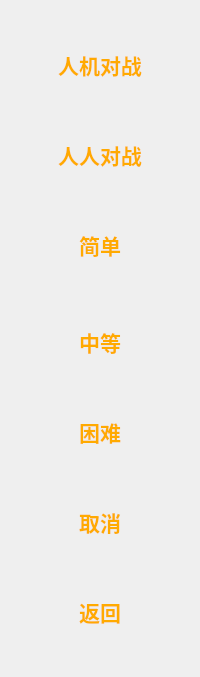
    <widget class="QWidget" name="selectWidget" native="true">
     <layout class="QGridLayout" name="gridLayout_2">
      <property name="margin">
       <number>0</number>
      </property>
      <property name="spacing">
       <number>0</number>
      </property>
      <item row="1" column="0">
       <spacer name="verticalSpacer_6">
        <property name="orientation">
         <enum>Qt::Vertical</enum>
        </property>
        <property name="sizeHint" stdset="0">
         <size>
          <width>20</width>
          <height>40</height>
         </size>
        </property>
       </spacer>
      </item>
      <item row="14" column="0">
       <spacer name="verticalSpacer_10">
        <property name="orientation">
         <enum>Qt::Vertical</enum>
        </property>
        <property name="sizeHint" stdset="0">
         <size>
          <width>20</width>
          <height>40</height>
         </size>
        </property>
       </spacer>
      </item>
      <item row="10" column="0">
       <widget class="QWidget" name="modeWidget" native="true">
        <property name="maximumSize">
         <size>
          <width>150</width>
          <height>16777215</height>
         </size>
        </property>
        <layout class="QGridLayout" name="gridLayout_4">
         <property name="margin">
          <number>0</number>
         </property>
         <property name="spacing">
          <number>0</number>
         </property>
         <item row="1" column="0">
          <spacer name="verticalSpacer_12">
           <property name="orientation">
            <enum>Qt::Vertical</enum>
           </property>
           <property name="sizeHint" stdset="0">
            <size>
             <width>20</width>
             <height>47</height>
            </size>
           </property>
          </spacer>
         </item>
         <item row="3" column="0">
          <spacer name="verticalSpacer_8">
           <property name="orientation">
            <enum>Qt::Vertical</enum>
           </property>
           <property name="sizeHint" stdset="0">
            <size>
             <width>20</width>
             <height>40</height>
            </size>
           </property>
          </spacer>
         </item>
         <item row="5" column="0">
          <spacer name="verticalSpacer_13">
           <property name="orientation">
            <enum>Qt::Vertical</enum>
           </property>
           <property name="sizeHint" stdset="0">
            <size>
             <width>20</width>
             <height>40</height>
            </size>
           </property>
          </spacer>
         </item>
         <item row="0" column="0">
          <widget class="QToolButton" name="easyToolButton">
           <property name="sizePolicy">
            <sizepolicy hsizetype="Expanding" vsizetype="Expanding">
             <horstretch>0</horstretch>
             <verstretch>0</verstretch>
            </sizepolicy>
           </property>
           <property name="minimumSize">
            <size>
             <width>100</width>
             <height>50</height>
            </size>
           </property>
           <property name="maximumSize">
            <size>
             <width>150</width>
             <height>80</height>
            </size>
           </property>
           <property name="palette">
            <palette>
             <active>
              <colorrole role="Button">
               <brush brushstyle="SolidPattern">
                <color alpha="0">
                 <red>236</red>
                 <green>233</green>
                 <blue>216</blue>
                </color>
               </brush>
              </colorrole>
              <colorrole role="ButtonText">
               <brush brushstyle="SolidPattern">
                <color alpha="255">
                 <red>255</red>
                 <green>170</green>
                 <blue>0</blue>
                </color>
               </brush>
              </colorrole>
             </active>
             <inactive>
              <colorrole role="Button">
               <brush brushstyle="SolidPattern">
                <color alpha="0">
                 <red>236</red>
                 <green>233</green>
                 <blue>216</blue>
                </color>
               </brush>
              </colorrole>
              <colorrole role="ButtonText">
               <brush brushstyle="SolidPattern">
                <color alpha="255">
                 <red>255</red>
                 <green>170</green>
                 <blue>0</blue>
                </color>
               </brush>
              </colorrole>
             </inactive>
             <disabled>
              <colorrole role="Button">
               <brush brushstyle="SolidPattern">
                <color alpha="0">
                 <red>236</red>
                 <green>233</green>
                 <blue>216</blue>
                </color>
               </brush>
              </colorrole>
              <colorrole role="ButtonText">
               <brush brushstyle="SolidPattern">
                <color alpha="255">
                 <red>118</red>
                 <green>116</green>
                 <blue>108</blue>
                </color>
               </brush>
              </colorrole>
             </disabled>
            </palette>
           </property>
           <property name="font">
            <font>
             <family>楷体_GB2312</family>
             <pointsize>16</pointsize>
             <weight>75</weight>
             <bold>true</bold>
            </font>
           </property>
           <property name="focusPolicy">
            <enum>Qt::NoFocus</enum>
           </property>
           <property name="styleSheet">
            <string notr="true">background-color: rgba(255, 255, 255, 0);</string>
           </property>
           <property name="text">
            <string>简单</string>
           </property>
           <property name="autoRaise">
            <bool>true</bool>
           </property>
          </widget>
         </item>
         <item row="2" column="0">
          <widget class="QToolButton" name="normalToolButton">
           <property name="sizePolicy">
            <sizepolicy hsizetype="Expanding" vsizetype="Expanding">
             <horstretch>0</horstretch>
             <verstretch>0</verstretch>
            </sizepolicy>
           </property>
           <property name="minimumSize">
            <size>
             <width>100</width>
             <height>50</height>
            </size>
           </property>
           <property name="maximumSize">
            <size>
             <width>150</width>
             <height>80</height>
            </size>
           </property>
           <property name="palette">
            <palette>
             <active>
              <colorrole role="Button">
               <brush brushstyle="SolidPattern">
                <color alpha="0">
                 <red>236</red>
                 <green>233</green>
                 <blue>216</blue>
                </color>
               </brush>
              </colorrole>
              <colorrole role="ButtonText">
               <brush brushstyle="SolidPattern">
                <color alpha="255">
                 <red>255</red>
                 <green>170</green>
                 <blue>0</blue>
                </color>
               </brush>
              </colorrole>
             </active>
             <inactive>
              <colorrole role="Button">
               <brush brushstyle="SolidPattern">
                <color alpha="0">
                 <red>236</red>
                 <green>233</green>
                 <blue>216</blue>
                </color>
               </brush>
              </colorrole>
              <colorrole role="ButtonText">
               <brush brushstyle="SolidPattern">
                <color alpha="255">
                 <red>255</red>
                 <green>170</green>
                 <blue>0</blue>
                </color>
               </brush>
              </colorrole>
             </inactive>
             <disabled>
              <colorrole role="Button">
               <brush brushstyle="SolidPattern">
                <color alpha="0">
                 <red>236</red>
                 <green>233</green>
                 <blue>216</blue>
                </color>
               </brush>
              </colorrole>
              <colorrole role="ButtonText">
               <brush brushstyle="SolidPattern">
                <color alpha="255">
                 <red>118</red>
                 <green>116</green>
                 <blue>108</blue>
                </color>
               </brush>
              </colorrole>
             </disabled>
            </palette>
           </property>
           <property name="font">
            <font>
             <family>楷体_GB2312</family>
             <pointsize>16</pointsize>
             <weight>75</weight>
             <bold>true</bold>
            </font>
           </property>
           <property name="focusPolicy">
            <enum>Qt::NoFocus</enum>
           </property>
           <property name="styleSheet">
            <string notr="true">background-color: rgba(255, 255, 255, 0);</string>
           </property>
           <property name="text">
            <string>中等</string>
           </property>
           <property name="autoRaise">
            <bool>true</bool>
           </property>
          </widget>
         </item>
         <item row="4" column="0">
          <widget class="QToolButton" name="hardToolButton">
           <property name="sizePolicy">
            <sizepolicy hsizetype="Expanding" vsizetype="Expanding">
             <horstretch>0</horstretch>
             <verstretch>0</verstretch>
            </sizepolicy>
           </property>
           <property name="minimumSize">
            <size>
             <width>100</width>
             <height>50</height>
            </size>
           </property>
           <property name="maximumSize">
            <size>
             <width>150</width>
             <height>80</height>
            </size>
           </property>
           <property name="palette">
            <palette>
             <active>
              <colorrole role="Button">
               <brush brushstyle="SolidPattern">
                <color alpha="0">
                 <red>236</red>
                 <green>233</green>
                 <blue>216</blue>
                </color>
               </brush>
              </colorrole>
              <colorrole role="ButtonText">
               <brush brushstyle="SolidPattern">
                <color alpha="255">
                 <red>255</red>
                 <green>170</green>
                 <blue>0</blue>
                </color>
               </brush>
              </colorrole>
             </active>
             <inactive>
              <colorrole role="Button">
               <brush brushstyle="SolidPattern">
                <color alpha="0">
                 <red>236</red>
                 <green>233</green>
                 <blue>216</blue>
                </color>
               </brush>
              </colorrole>
              <colorrole role="ButtonText">
               <brush brushstyle="SolidPattern">
                <color alpha="255">
                 <red>255</red>
                 <green>170</green>
                 <blue>0</blue>
                </color>
               </brush>
              </colorrole>
             </inactive>
             <disabled>
              <colorrole role="Button">
               <brush brushstyle="SolidPattern">
                <color alpha="0">
                 <red>236</red>
                 <green>233</green>
                 <blue>216</blue>
                </color>
               </brush>
              </colorrole>
              <colorrole role="ButtonText">
               <brush brushstyle="SolidPattern">
                <color alpha="255">
                 <red>118</red>
                 <green>116</green>
                 <blue>108</blue>
                </color>
               </brush>
              </colorrole>
             </disabled>
            </palette>
           </property>
           <property name="font">
            <font>
             <family>楷体_GB2312</family>
             <pointsize>16</pointsize>
             <weight>75</weight>
             <bold>true</bold>
            </font>
           </property>
           <property name="focusPolicy">
            <enum>Qt::NoFocus</enum>
           </property>
           <property name="styleSheet">
            <string notr="true">background-color: rgba(255, 255, 255, 0);</string>
           </property>
           <property name="text">
            <string>困难</string>
           </property>
           <property name="autoRaise">
            <bool>true</bool>
           </property>
          </widget>
         </item>
         <item row="6" column="0">
          <widget class="QToolButton" name="cancelToolButton">
           <property name="sizePolicy">
            <sizepolicy hsizetype="Expanding" vsizetype="Expanding">
             <horstretch>0</horstretch>
             <verstretch>0</verstretch>
            </sizepolicy>
           </property>
           <property name="minimumSize">
            <size>
             <width>100</width>
             <height>50</height>
            </size>
           </property>
           <property name="maximumSize">
            <size>
             <width>150</width>
             <height>80</height>
            </size>
           </property>
           <property name="palette">
            <palette>
             <active>
              <colorrole role="Button">
               <brush brushstyle="SolidPattern">
                <color alpha="0">
                 <red>236</red>
                 <green>233</green>
                 <blue>216</blue>
                </color>
               </brush>
              </colorrole>
              <colorrole role="ButtonText">
               <brush brushstyle="SolidPattern">
                <color alpha="255">
                 <red>255</red>
                 <green>170</green>
                 <blue>0</blue>
                </color>
               </brush>
              </colorrole>
             </active>
             <inactive>
              <colorrole role="Button">
               <brush brushstyle="SolidPattern">
                <color alpha="0">
                 <red>236</red>
                 <green>233</green>
                 <blue>216</blue>
                </color>
               </brush>
              </colorrole>
              <colorrole role="ButtonText">
               <brush brushstyle="SolidPattern">
                <color alpha="255">
                 <red>255</red>
                 <green>170</green>
                 <blue>0</blue>
                </color>
               </brush>
              </colorrole>
             </inactive>
             <disabled>
              <colorrole role="Button">
               <brush brushstyle="SolidPattern">
                <color alpha="0">
                 <red>236</red>
                 <green>233</green>
                 <blue>216</blue>
                </color>
               </brush>
              </colorrole>
              <colorrole role="ButtonText">
               <brush brushstyle="SolidPattern">
                <color alpha="255">
                 <red>118</red>
                 <green>116</green>
                 <blue>108</blue>
                </color>
               </brush>
              </colorrole>
             </disabled>
            </palette>
           </property>
           <property name="font">
            <font>
             <family>楷体_GB2312</family>
             <pointsize>16</pointsize>
             <weight>75</weight>
             <bold>true</bold>
            </font>
           </property>
           <property name="focusPolicy">
            <enum>Qt::NoFocus</enum>
           </property>
           <property name="styleSheet">
            <string notr="true">background-color: rgba(255, 255, 255, 0);</string>
           </property>
           <property name="text">
            <string>取消</string>
           </property>
           <property name="autoRaise">
            <bool>true</bool>
           </property>
          </widget>
         </item>
        </layout>
       </widget>
      </item>
      <item row="9" column="0">
       <spacer name="verticalSpacer_7">
        <property name="orientation">
         <enum>Qt::Vertical</enum>
        </property>
        <property name="sizeHint" stdset="0">
         <size>
          <width>20</width>
          <height>40</height>
         </size>
        </property>
       </spacer>
      </item>
      <item row="6" column="0">
       <spacer name="verticalSpacer_9">
        <property name="orientation">
         <enum>Qt::Vertical</enum>
        </property>
        <property name="sizeHint" stdset="0">
         <size>
          <width>20</width>
          <height>40</height>
         </size>
        </property>
       </spacer>
      </item>
      <item row="11" column="0">
       <spacer name="verticalSpacer_11">
        <property name="orientation">
         <enum>Qt::Vertical</enum>
        </property>
        <property name="sizeHint" stdset="0">
         <size>
          <width>20</width>
          <height>40</height>
         </size>
        </property>
       </spacer>
      </item>
      <item row="2" column="0">
       <widget class="QToolButton" name="pvcToolButton">
        <property name="sizePolicy">
         <sizepolicy hsizetype="Expanding" vsizetype="Expanding">
          <horstretch>0</horstretch>
          <verstretch>0</verstretch>
         </sizepolicy>
        </property>
        <property name="minimumSize">
         <size>
          <width>100</width>
          <height>50</height>
         </size>
        </property>
        <property name="maximumSize">
         <size>
          <width>150</width>
          <height>80</height>
         </size>
        </property>
        <property name="palette">
         <palette>
          <active>
           <colorrole role="Button">
            <brush brushstyle="SolidPattern">
             <color alpha="0">
              <red>255</red>
              <green>255</green>
              <blue>255</blue>
             </color>
            </brush>
           </colorrole>
           <colorrole role="ButtonText">
            <brush brushstyle="SolidPattern">
             <color alpha="255">
              <red>255</red>
              <green>170</green>
              <blue>0</blue>
             </color>
            </brush>
           </colorrole>
           <colorrole role="Base">
            <brush brushstyle="SolidPattern">
             <color alpha="0">
              <red>255</red>
              <green>255</green>
              <blue>255</blue>
             </color>
            </brush>
           </colorrole>
           <colorrole role="Window">
            <brush brushstyle="SolidPattern">
             <color alpha="0">
              <red>255</red>
              <green>255</green>
              <blue>255</blue>
             </color>
            </brush>
           </colorrole>
          </active>
          <inactive>
           <colorrole role="Button">
            <brush brushstyle="SolidPattern">
             <color alpha="0">
              <red>255</red>
              <green>255</green>
              <blue>255</blue>
             </color>
            </brush>
           </colorrole>
           <colorrole role="ButtonText">
            <brush brushstyle="SolidPattern">
             <color alpha="255">
              <red>255</red>
              <green>170</green>
              <blue>0</blue>
             </color>
            </brush>
           </colorrole>
           <colorrole role="Base">
            <brush brushstyle="SolidPattern">
             <color alpha="0">
              <red>255</red>
              <green>255</green>
              <blue>255</blue>
             </color>
            </brush>
           </colorrole>
           <colorrole role="Window">
            <brush brushstyle="SolidPattern">
             <color alpha="0">
              <red>255</red>
              <green>255</green>
              <blue>255</blue>
             </color>
            </brush>
           </colorrole>
          </inactive>
          <disabled>
           <colorrole role="Button">
            <brush brushstyle="SolidPattern">
             <color alpha="0">
              <red>255</red>
              <green>255</green>
              <blue>255</blue>
             </color>
            </brush>
           </colorrole>
           <colorrole role="ButtonText">
            <brush brushstyle="SolidPattern">
             <color alpha="255">
              <red>118</red>
              <green>116</green>
              <blue>108</blue>
             </color>
            </brush>
           </colorrole>
           <colorrole role="Base">
            <brush brushstyle="SolidPattern">
             <color alpha="0">
              <red>255</red>
              <green>255</green>
              <blue>255</blue>
             </color>
            </brush>
           </colorrole>
           <colorrole role="Window">
            <brush brushstyle="SolidPattern">
             <color alpha="0">
              <red>255</red>
              <green>255</green>
              <blue>255</blue>
             </color>
            </brush>
           </colorrole>
          </disabled>
         </palette>
        </property>
        <property name="font">
         <font>
          <family>楷体_GB2312</family>
          <pointsize>16</pointsize>
          <weight>75</weight>
          <bold>true</bold>
         </font>
        </property>
        <property name="focusPolicy">
         <enum>Qt::NoFocus</enum>
        </property>
        <property name="styleSheet">
         <string notr="true">background-color: rgba(255, 255, 255, 0);</string>
        </property>
        <property name="text">
         <string>人机对战</string>
        </property>
        <property name="autoRaise">
         <bool>true</bool>
        </property>
       </widget>
      </item>
      <item row="8" column="0">
       <widget class="QToolButton" name="pvpToolButton">
        <property name="sizePolicy">
         <sizepolicy hsizetype="Expanding" vsizetype="Expanding">
          <horstretch>0</horstretch>
          <verstretch>0</verstretch>
         </sizepolicy>
        </property>
        <property name="minimumSize">
         <size>
          <width>100</width>
          <height>50</height>
         </size>
        </property>
        <property name="maximumSize">
         <size>
          <width>150</width>
          <height>80</height>
         </size>
        </property>
        <property name="palette">
         <palette>
          <active>
           <colorrole role="Button">
            <brush brushstyle="SolidPattern">
             <color alpha="0">
              <red>236</red>
              <green>233</green>
              <blue>216</blue>
             </color>
            </brush>
           </colorrole>
           <colorrole role="ButtonText">
            <brush brushstyle="SolidPattern">
             <color alpha="255">
              <red>255</red>
              <green>170</green>
              <blue>0</blue>
             </color>
            </brush>
           </colorrole>
          </active>
          <inactive>
           <colorrole role="Button">
            <brush brushstyle="SolidPattern">
             <color alpha="0">
              <red>236</red>
              <green>233</green>
              <blue>216</blue>
             </color>
            </brush>
           </colorrole>
           <colorrole role="ButtonText">
            <brush brushstyle="SolidPattern">
             <color alpha="255">
              <red>255</red>
              <green>170</green>
              <blue>0</blue>
             </color>
            </brush>
           </colorrole>
          </inactive>
          <disabled>
           <colorrole role="Button">
            <brush brushstyle="SolidPattern">
             <color alpha="0">
              <red>236</red>
              <green>233</green>
              <blue>216</blue>
             </color>
            </brush>
           </colorrole>
           <colorrole role="ButtonText">
            <brush brushstyle="SolidPattern">
             <color alpha="255">
              <red>118</red>
              <green>116</green>
              <blue>108</blue>
             </color>
            </brush>
           </colorrole>
          </disabled>
         </palette>
        </property>
        <property name="font">
         <font>
          <family>楷体_GB2312</family>
          <pointsize>16</pointsize>
          <weight>75</weight>
          <bold>true</bold>
         </font>
        </property>
        <property name="focusPolicy">
         <enum>Qt::NoFocus</enum>
        </property>
        <property name="styleSheet">
         <string notr="true">background-color: rgba(255, 255, 255, 0);</string>
        </property>
        <property name="text">
         <string>人人对战</string>
        </property>
        <property name="autoRaise">
         <bool>true</bool>
        </property>
       </widget>
      </item>
      <item row="13" column="0">
       <widget class="QToolButton" name="backToolButton1">
        <property name="sizePolicy">
         <sizepolicy hsizetype="Expanding" vsizetype="Expanding">
          <horstretch>0</horstretch>
          <verstretch>0</verstretch>
         </sizepolicy>
        </property>
        <property name="minimumSize">
         <size>
          <width>100</width>
          <height>50</height>
         </size>
        </property>
        <property name="maximumSize">
         <size>
          <width>150</width>
          <height>80</height>
         </size>
        </property>
        <property name="palette">
         <palette>
          <active>
           <colorrole role="Button">
            <brush brushstyle="SolidPattern">
             <color alpha="0">
              <red>236</red>
              <green>233</green>
              <blue>216</blue>
             </color>
            </brush>
           </colorrole>
           <colorrole role="ButtonText">
            <brush brushstyle="SolidPattern">
             <color alpha="255">
              <red>255</red>
              <green>170</green>
              <blue>0</blue>
             </color>
            </brush>
           </colorrole>
          </active>
          <inactive>
           <colorrole role="Button">
            <brush brushstyle="SolidPattern">
             <color alpha="0">
              <red>236</red>
              <green>233</green>
              <blue>216</blue>
             </color>
            </brush>
           </colorrole>
           <colorrole role="ButtonText">
            <brush brushstyle="SolidPattern">
             <color alpha="255">
              <red>255</red>
              <green>170</green>
              <blue>0</blue>
             </color>
            </brush>
           </colorrole>
          </inactive>
          <disabled>
           <colorrole role="Button">
            <brush brushstyle="SolidPattern">
             <color alpha="0">
              <red>236</red>
              <green>233</green>
              <blue>216</blue>
             </color>
            </brush>
           </colorrole>
           <colorrole role="ButtonText">
            <brush brushstyle="SolidPattern">
             <color alpha="255">
              <red>118</red>
              <green>116</green>
              <blue>108</blue>
             </color>
            </brush>
           </colorrole>
          </disabled>
         </palette>
        </property>
        <property name="font">
         <font>
          <family>楷体_GB2312</family>
          <pointsize>16</pointsize>
          <weight>75</weight>
          <bold>true</bold>
         </font>
        </property>
        <property name="focusPolicy">
         <enum>Qt::NoFocus</enum>
        </property>
        <property name="styleSheet">
         <string notr="true">background-color: rgba(255, 255, 255, 0);</string>
        </property>
        <property name="text">
         <string>返回</string>
        </property>
        <property name="autoRaise">
         <bool>true</bool>
        </property>
       </widget>
      </item>
     </layout>
    </widget>
